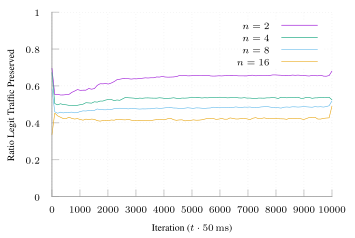

Source code (gnuplot):
set terminal tikz standalone color size 9cm,6cm font '\scriptsize' preamble '\usepackage{microtype} \usepackage{times} \usepackage[T1]{fontenc} \usepackage{siunitx}\sisetup{detect-all}'
set output "online-varyN-binary.tex"

load "parula.pal"

set style line 102 lc rgb '#a0a0a0' lt 1 lw 1
set border ls 102
set colorbox border 102
set key textcolor rgb "black"
set tics textcolor rgb "black"
set label textcolor rgb "black"

set border 3
set grid x y
set xtics nomirror
set ytics nomirror

#set key autotitle columnhead
set datafile separator ","

set xlabel "Iteration ($t \\cdot{} \\SI{50}{\\milli\\second}$)"
set ylabel "Ratio Legit Traffic Preserved"

set yrange [0.0:1.0]

plot '../results/online-2-avg.csv' u 1:3 w lines smooth sbezier title "$n=2$" ls 1 dt 1, \
     '../results/online-4-avg.csv' u 1:3 w lines smooth sbezier title "$n=4$" ls 3 dt (18,2,2,2), \
     '../results/online-8-avg.csv' u 1:3 w lines smooth sbezier title "$n=8$" ls 4 dt (6,2,2,2), \
     '../results/online-16-avg.csv' u 1:3 w lines smooth sbezier title "$n=16$" ls 6 dt (18,2)
